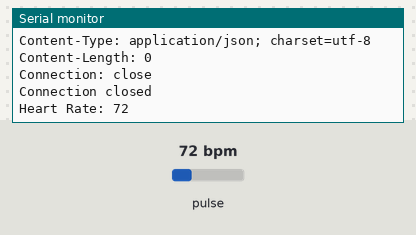
Bench run of a sketch on a simulated ESP8266 (NodeMCU). Shown: the last lines printed to the serial monitor. Inputs (shaded band) come from the test bench; at power-on: pulse 72 bpm. WiFi joins after 1.5 s; servers stay silent unless stated; uploads are accepted with an empty reply.

Above: at 2.7 s.
2.8 s: pulse set to 42 bpm
At 3.01 s:
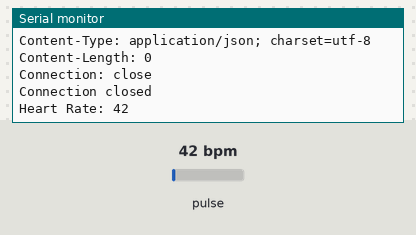
4.3 s: pulse set to 70 bpm
At 4.62 s:
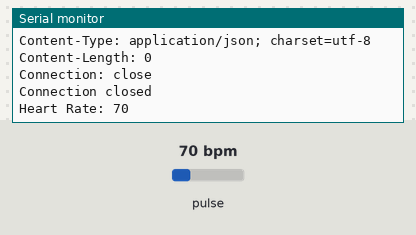
Timing chart, 0 to 7.3 s (numbered marks = the images above; inputs shaded):
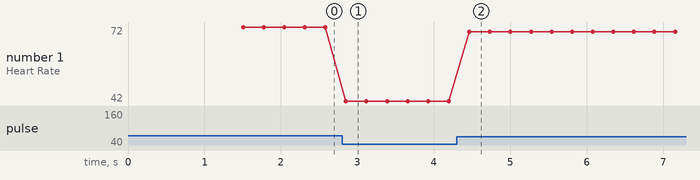

Measured:
- after the input at 2.8 s, the serial monitor: prints a new line after 0.05 s (image 1)
- after the input at 4.3 s, the serial monitor: prints a new line after 0.17 s (image 2)
- plotted number 1: 72 → 42 after the input at 2.8 s, 42 → 70 after the input at 4.3 s

The sketch:

sketch_jul28b.ino
```cpp
#include <ESP8266WiFi.h>
#include <WiFiClient.h>
#include <PulseSensorPlayground.h> // Install this library for PulseSensor

// Wi-Fi credentials
const char* ssid = "YOUR_WIFI_SSID";
const char* password = "YOUR_WIFI_PASSWORD";

// Server details
const char* serverAddress = "YOUR_SERVER_ADDRESS";
const int serverPort = 80; // Replace with your server port if different

// Pulse Sensor object
PulseSensorPlayground pulseSensor;

void setup() {
  Serial.begin(115200);

  // Connect to Wi-Fi
  WiFi.begin(ssid, password);
  while (WiFi.status() != WL_CONNECTED) {
    delay(500);
    Serial.print(".");
  }
  Serial.println("\nWiFi connected");

  // Initialize the Pulse Sensor
  pulseSensor.begin();
}

void loop() {
  // Check for new heart rate data
  if (pulseSensor.sawNewSample()) {
    int heartRate = pulseSensor.getBeatsPerMinute();
    Serial.print("Heart Rate: ");
    Serial.println(heartRate);

    // Send heart rate data to the server
    sendDataToServer(heartRate);
  }
}

void sendDataToServer(int heartRate) {
  // Use the Wi-Fi client to communicate with the server
  WiFiClient client;
  if (client.connect(serverAddress, serverPort)) {
    Serial.println("Connected to server");

    // Prepare the data to be sent
    String data = "heart_rate=" + String(heartRate);

    // Make a POST request to the server
    client.println("POST /path/to/endpoint HTTP/1.1");
    client.println("Host: " + String(serverAddress));
    client.println("Content-Type: application/x-www-form-urlencoded");
    client.print("Content-Length: ");
    client.println(data.length());
    client.println();
    client.println(data);

    // Wait for the server's response (optional)
    while (client.connected() && !client.available()) {
      delay(10);
    }
    if (client.available()) {
      Serial.println("Server Response:");
      while (client.available()) {
        Serial.write(client.read());
      }
    }

    // Close the connection
    client.stop();
    Serial.println("\nConnection closed");
  } else {
    Serial.println("Failed to connect to server");
  }
}
```
